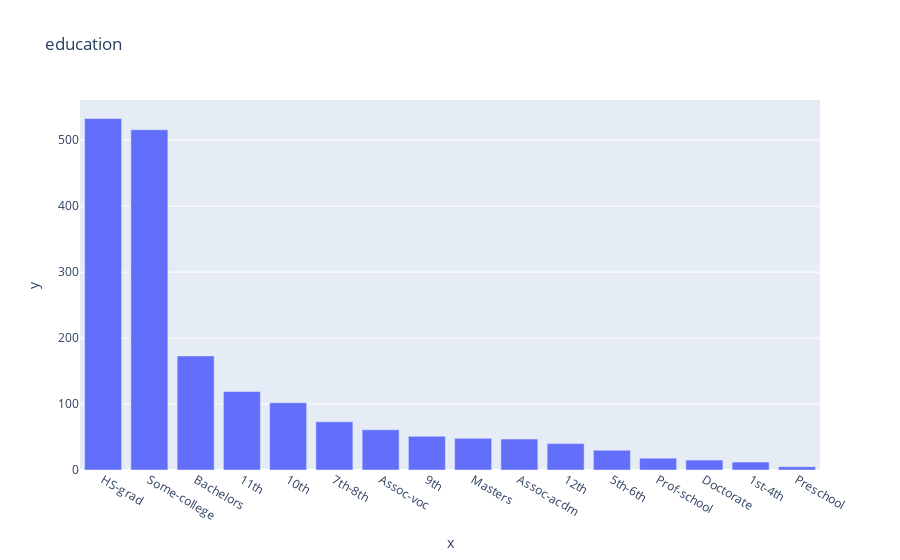
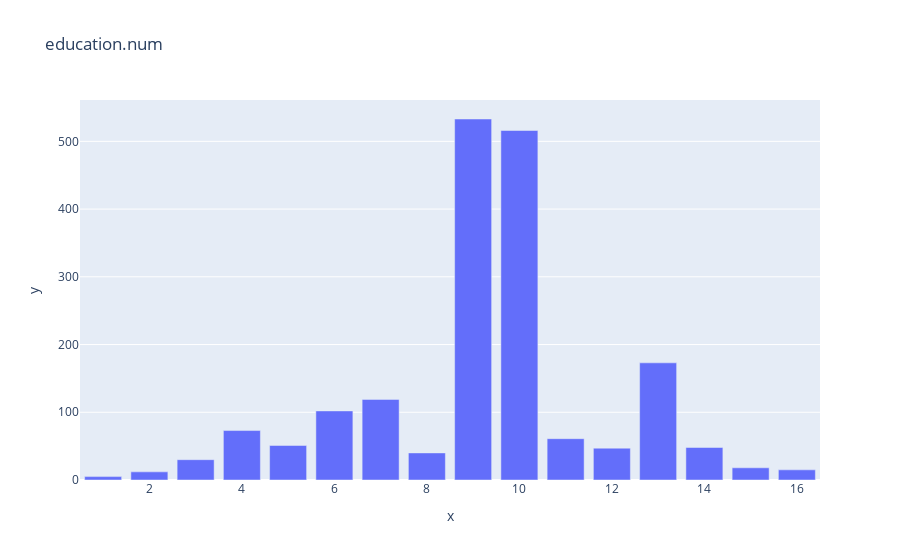
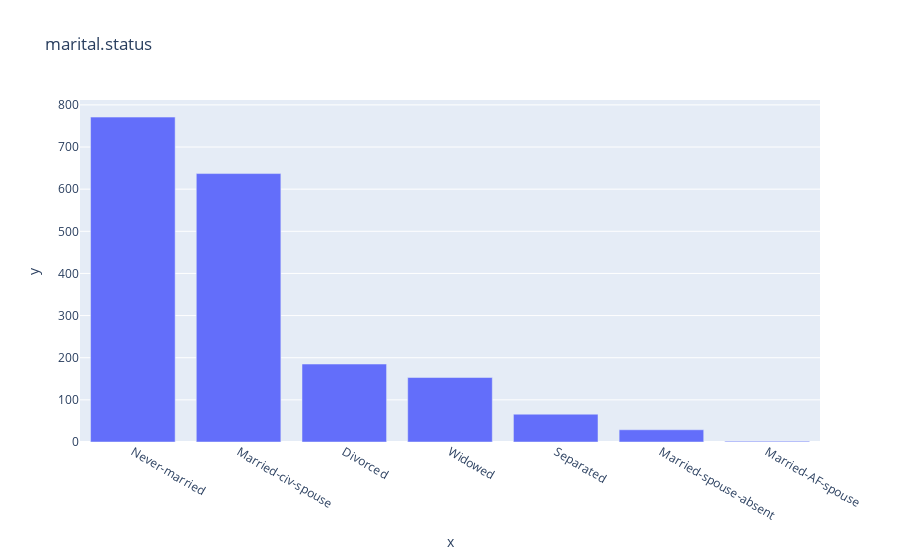
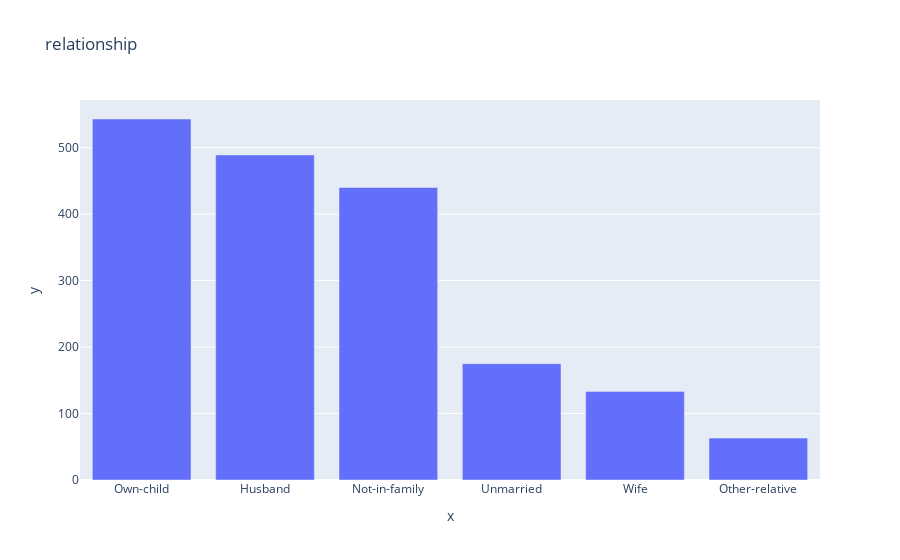

The code cell stored with these charts, in order, in its notebook:
### Code cell
dataSetNull = dataSet[dataSet['occupation'] == '?']
for i in dataSetNull.columns:
    mapData = dataSetNull[i].value_counts()
    if(len(mapData) > 50 or len(mapData) == 1):
        continue
    fig = px.bar(x = mapData.index, y= mapData.values,
                title = i)
    fig.show()

### Figure 1 — Plotly figure (JSON) as saved in the notebook; plotly's stock layout.template omitted (floating-point values rounded to 4 significant figures)
{"data": [{"alignmentgroup": "True", "hovertemplate": "x=%{x}<br>y=%{y}<extra></extra>", "legendgroup": "", "marker": {"color": "#636efa", "pattern": {"shape": ""}}, "name": "", "offsetgroup": "", "orientation": "v", "showlegend": false, "textposition": "auto", "type": "bar", "x": ["HS-grad", "Some-college", "Bachelors", "11th", "10th", "7th-8th", "Assoc-voc", "9th", "Masters", "Assoc-acdm", "12th", "5th-6th", "Prof-school", "Doctorate", "1st-4th", "Preschool"], "xaxis": "x", "y": [533, 516, 173, 119, 102, 73, 61, 51, 48, 47, 40, 30, 18, 15, 12, 5], "yaxis": "y"}], "layout": {"autosize": true, "barmode": "relative", "legend": {"tracegroupgap": 0}, "title": {"text": "education"}, "xaxis": {"anchor": "y", "autorange": true, "domain": [0, 1], "range": [-0.5, 15.5], "title": {"text": "x"}, "type": "category"}, "yaxis": {"anchor": "x", "autorange": true, "domain": [0, 1], "range": [0, 561.1], "title": {"text": "y"}, "type": "linear"}}}

### Figure 2 — Plotly figure (JSON) as saved in the notebook; plotly's stock layout.template omitted (floating-point values rounded to 4 significant figures)
{"data": [{"alignmentgroup": "True", "hovertemplate": "x=%{x}<br>y=%{y}<extra></extra>", "legendgroup": "", "marker": {"color": "#636efa", "pattern": {"shape": ""}}, "name": "", "offsetgroup": "", "orientation": "v", "showlegend": false, "textposition": "auto", "type": "bar", "x": [9, 10, 13, 7, 6, 4, 11, 5, 14, 12, 8, 3, 15, 16, 2, 1], "xaxis": "x", "y": [533, 516, 173, 119, 102, 73, 61, 51, 48, 47, 40, 30, 18, 15, 12, 5], "yaxis": "y"}], "layout": {"autosize": true, "barmode": "relative", "legend": {"tracegroupgap": 0}, "title": {"text": "education.num"}, "xaxis": {"anchor": "y", "autorange": true, "domain": [0, 1], "range": [0.5, 16.5], "title": {"text": "x"}, "type": "linear"}, "yaxis": {"anchor": "x", "autorange": true, "domain": [0, 1], "range": [0, 561.1], "title": {"text": "y"}, "type": "linear"}}}

### Figure 3 — Plotly figure (JSON) as saved in the notebook; plotly's stock layout.template omitted (floating-point values rounded to 4 significant figures)
{"data": [{"alignmentgroup": "True", "hovertemplate": "x=%{x}<br>y=%{y}<extra></extra>", "legendgroup": "", "marker": {"color": "#636efa", "pattern": {"shape": ""}}, "name": "", "offsetgroup": "", "orientation": "v", "showlegend": false, "textposition": "auto", "type": "bar", "x": ["Never-married", "Married-civ-spouse", "Divorced", "Widowed", "Separated", "Married-spouse-absent", "Married-AF-spouse"], "xaxis": "x", "y": [771, 637, 185, 153, 66, 29, 2], "yaxis": "y"}], "layout": {"autosize": true, "barmode": "relative", "legend": {"tracegroupgap": 0}, "title": {"text": "marital.status"}, "xaxis": {"anchor": "y", "autorange": true, "domain": [0, 1], "range": [-0.5, 6.5], "title": {"text": "x"}, "type": "category"}, "yaxis": {"anchor": "x", "autorange": true, "domain": [0, 1], "range": [0, 811.6], "title": {"text": "y"}, "type": "linear"}}}

### Figure 4 — Plotly figure (JSON) as saved in the notebook; plotly's stock layout.template omitted (floating-point values rounded to 4 significant figures)
{"data": [{"alignmentgroup": "True", "hovertemplate": "x=%{x}<br>y=%{y}<extra></extra>", "legendgroup": "", "marker": {"color": "#636efa", "pattern": {"shape": ""}}, "name": "", "offsetgroup": "", "orientation": "v", "showlegend": false, "textposition": "auto", "type": "bar", "x": ["Own-child", "Husband", "Not-in-family", "Unmarried", "Wife", "Other-relative"], "xaxis": "x", "y": [543, 489, 440, 175, 133, 63], "yaxis": "y"}], "layout": {"autosize": true, "barmode": "relative", "legend": {"tracegroupgap": 0}, "title": {"text": "relationship"}, "xaxis": {"anchor": "y", "autorange": true, "domain": [0, 1], "range": [-0.5, 5.5], "title": {"text": "x"}, "type": "category"}, "yaxis": {"anchor": "x", "autorange": true, "domain": [0, 1], "range": [0, 571.6], "title": {"text": "y"}, "type": "linear"}}}
